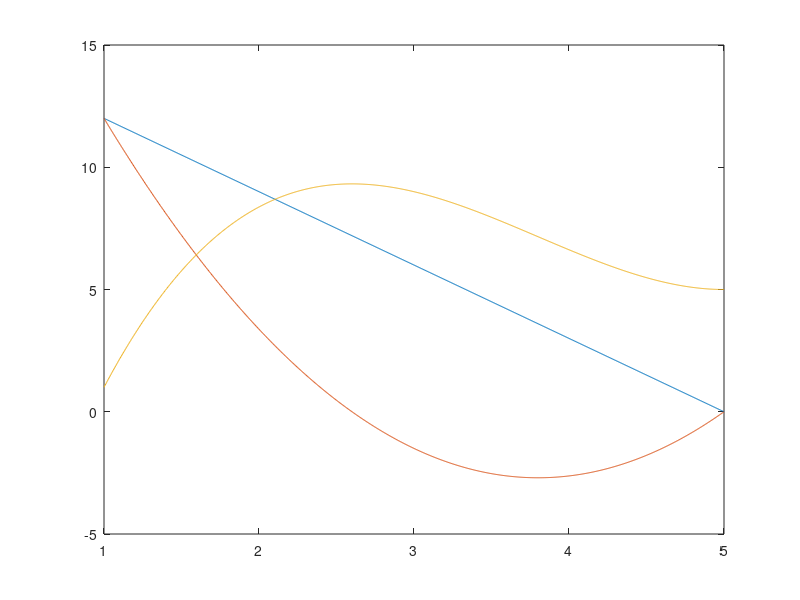

This figure's MATLAB source:
function directfit
    a = 1;
    b = 5;
    ya = 1;
    yb = 5;
    va = 12;
    vb = 0;
    
    dx = b - a;
    dy = yb-ya;
    vtot=va+vb;
    
    q1 = 2*dy/vtot
    q2 = dx
    
    c0=((-3*(a*(va+vb)-b*(va+vb)+2*dy))/((a-b)*(a^(2)-2*a*b+b^(2))));
    g1 = @(x) -c0*x.^2 + c0*(a+b)*x-c0*a*b;

    g1 = @(x) -c0*x.^2 + c0*(a+b)*x-c0*a*b;
    g2 = @(x) (va-vb)/(a-b).*x + (a*vb-b*va)/(a-b);
    g = @(x) g1(x) + g2(x);
    
    y0=((-(a^(4)*c0-4*a^(3)*b*c0+3*a^(2)*(b^(2)*c0+va+vb)-6*a*(b*va+ya)+6*b*ya))/(6*(a-b)));
    
    c3 = -c0/3;
    c2 = (((va-vb)/(2*(a-b)))+(((a+b)*c0)/(2)));
    c1 = (((-b*(va-vb))/(a-b))-a*b*c0+vb);
    c0 = y0;
    
    t = a:(b-a)/1000:b;
    f = @(x) polyval([c3 c2 c1 c0],x);
    
    plot(t,[g2(t);g(t);f(t)]);
    
    
end